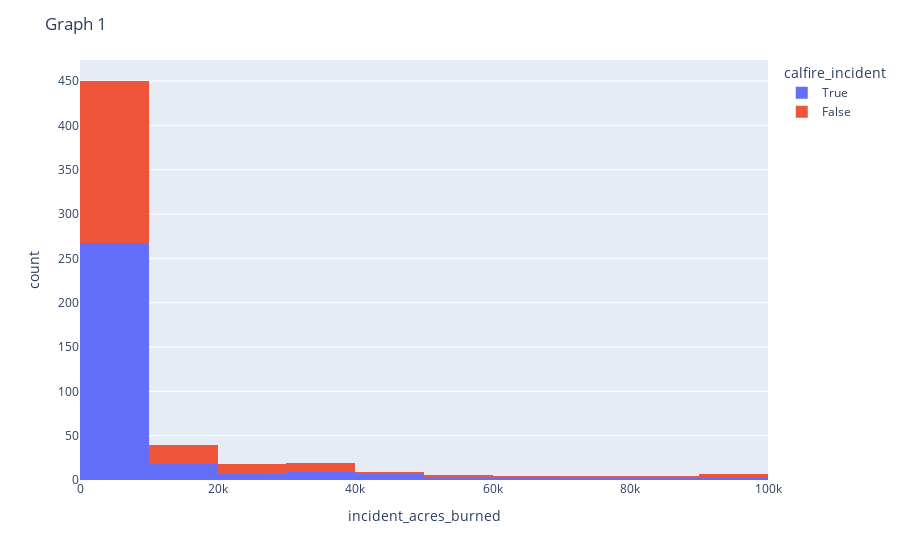

Write notebook code for a chart like this one.
### Code cell
focus = (DF_raw['incident_acres_burned'] >= 500) & (DF_raw['incident_acres_burned'] <= 100000)
fire = px.histogram(DF_raw[focus],
                    x = 'incident_acres_burned',
                    color = 'calfire_incident',
                   nbins = 10)
fire.update_layout(title = 'Graph 1')
fire.show()

### Figure 1 — Plotly figure (JSON) as saved in the notebook; plotly's stock layout.template omitted (floating-point values rounded to 4 significant figures; data arrays with more than 128 entries replaced by an {"elided": "..."} marker saying what was removed)
{"data": [{"alignmentgroup": "True", "bingroup": "x", "hovertemplate": "calfire_incident=True<br>incident_acres_burned=%{x}<br>count=%{y}<extra></extra>", "legendgroup": "True", "marker": {"color": "#636efa", "pattern": {"shape": ""}}, "name": "True", "nbinsx": 10, "offsetgroup": "True", "orientation": "v", "showlegend": true, "type": "histogram", "x": {"elided": "320 int values"}, "xaxis": "x", "yaxis": "y"}, {"alignmentgroup": "True", "bingroup": "x", "hovertemplate": "calfire_incident=False<br>incident_acres_burned=%{x}<br>count=%{y}<extra></extra>", "legendgroup": "False", "marker": {"color": "#EF553B", "pattern": {"shape": ""}}, "name": "False", "nbinsx": 10, "offsetgroup": "False", "orientation": "v", "showlegend": true, "type": "histogram", "x": {"elided": "242 int values"}, "xaxis": "x", "yaxis": "y"}], "layout": {"autosize": true, "barmode": "relative", "legend": {"title": {"text": "calfire_incident"}, "tracegroupgap": 0}, "margin": {"t": 60}, "title": {"text": "Graph 1"}, "xaxis": {"anchor": "y", "autorange": true, "domain": [0, 1], "range": [-0.5, 100000.0], "title": {"text": "incident_acres_burned"}, "type": "linear"}, "yaxis": {"anchor": "x", "autorange": true, "domain": [0, 1], "range": [0, 473.7], "title": {"text": "count"}}}}
